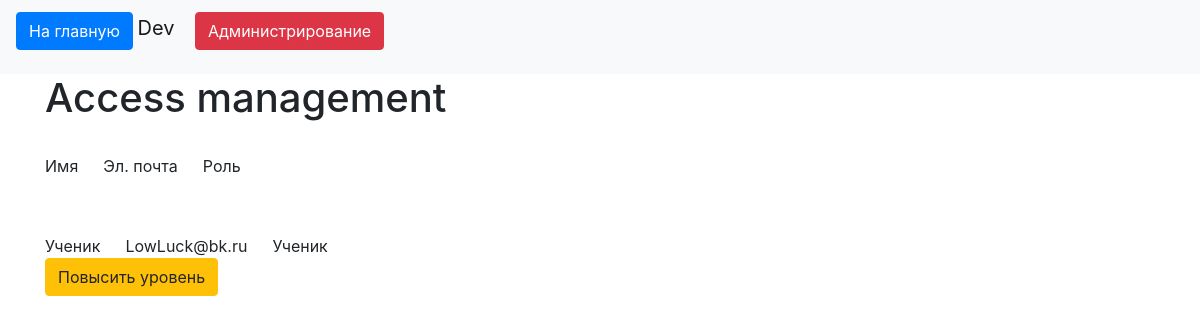
Page /level_management (signed in) on the committed database.
### data/users.py (models this page shows, shortened)
class User(SqlAlchemyBase, UserMixin):
    __tablename__ = 'users'
    id = sqlalchemy.Column(sqlalchemy.Integer,
                           primary_key=True, autoincrement=True, unique=True)
    name = sqlalchemy.Column(sqlalchemy.String)
    email = sqlalchemy.Column(sqlalchemy.String,
                              index=True, unique=True)
    hashed_password = sqlalchemy.Column(sqlalchemy.String)
    post = relation('Post', back_populates='user')
    access_level = sqlalchemy.Column(sqlalchemy.Integer)

### main.py (the view)
@app.route('/level_management')
def level_management():
    db_sess = db_session.create_session()
    if db_sess.query(User).filter(User.id == current_user.id).first().access_level > 1:
        users = db_sess.query(User).all()
        userlist = []
        for j in users:
            data = {'access_level': j.access_level, 'email': j.email,
                    'name': j.name, 'id': j.id}
            userlist.append(data)
        return render_template('admin.html', userlist=userlist, access_levels=access_levels,
                               leng=len(access_levels) - 1)
    else:
        return 'Нет доступа'

### data/db_session.py (called while the page is built)
def create_session() -> Session:
    global __factory
    return __factory()

### main.py (called while the page is built)
@login_manager.user_loader
def load_user(user_id):
    db_sess = db_session.create_session()
    return db_sess.query(User).get(user_id)

### templates/admin.html (shortened to what this page needs)
{% extends "base.html" %}
{% block content %}
<h1>Access management</h1>
<br>
Имя &emsp; Эл. почта &emsp; Роль
    <div class="d-flex" style="height: 40px;">
    </div>
{% for j in userlist %}
    <p>
    {% if j.id != current_user.id %}
        {{ j.name}} &emsp; {{j.email }} &emsp; {{access_levels[j.access_level]}} <br>
        {% if j.access_level < leng %}
        <a class="btn btn-warning" href="/level_ch/up/{{j.id}}">Повысить уровень</a>
        {% endif %}
        <div class="d-flex" style="height: 10px;">
        </div>
    </p>
    {% endif %}
{% endfor %}
{% endblock %}

### templates/base.html (shortened to what this page needs)
<!doctype html>
<html lang="en">
<head>
    <link rel="stylesheet"
          href="https://stackpath.bootstrapcdn.com/bootstrap/4.4.1/css/bootstrap.min.css"
>
</head>
<body>
<header>
    <nav class="navbar navbar-light bg-light">
        {% if current_user.is_authenticated %}
    <p/>
        <a class="btn btn-primary " href="/">На главную</a>
        <a class="navbar-brand" href="/logout">{{ current_user.name }}</a>
        {% if current_user.access_level > 1 %}
        <a class="btn btn-danger" href="/level_management">Администрирование</a>
        {% endif %}
        {% else %}
    <p/>
        <a class="btn btn-primary " href="/">На главную</a>
        <a class="btn btn-primary " href="/register">Зарегистрироваться</a>
        <a class="btn btn-success" href="/login">Войти</a>
    </p>
{% endif %}
    </nav>
</header>
<main role="main" class="container">
    {% block content %}
    {% endblock %}
</main>
</body>
</html>

### rows in the picture
User: name "Dev"
User: name "Ученик", email "LowLuck@bk.ru"
